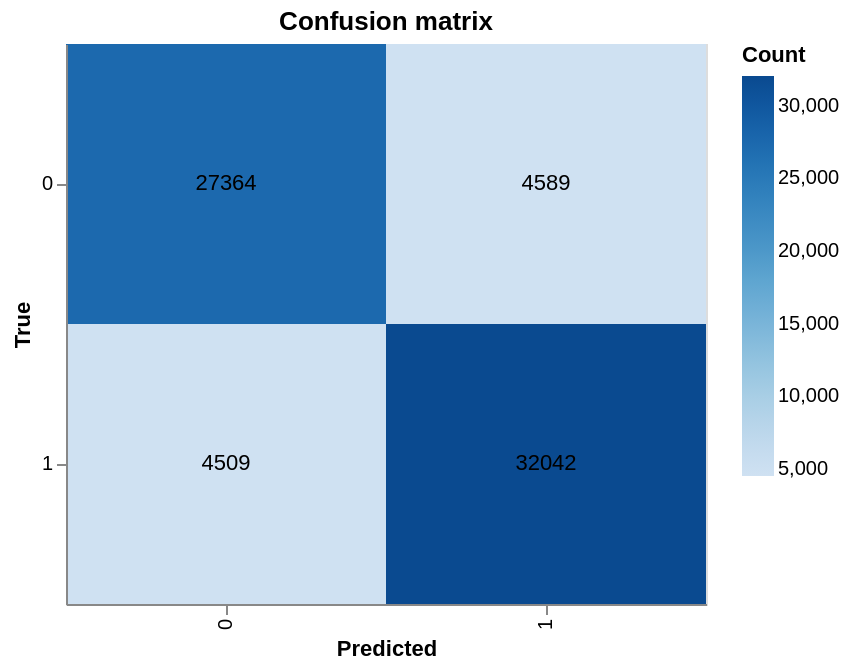

The notebook cell this image was saved under:
### Code cell
evaluate_keras_binary(lstm_model, X_test_lstm, y_test_lstm)

### Figure 1 — Vega-Lite specification as saved in the notebook (floating-point values rounded to 4 significant figures)
{"config": {"view": {"continuousWidth": 300, "continuousHeight": 300}}, "layer": [{"mark": {"type": "rect"}, "encoding": {"color": {"field": "Count", "scale": {"scheme": "blues"}, "type": "quantitative"}, "tooltip": [{"field": "True", "type": "nominal"}, {"field": "Predicted", "type": "nominal"}, {"field": "Count", "type": "quantitative"}], "x": {"field": "Predicted", "title": "Predicted", "type": "ordinal"}, "y": {"field": "True", "title": "True", "type": "ordinal"}}, "title": "Confusion matrix"}, {"mark": {"type": "text", "baseline": "middle", "fontSize": 11}, "encoding": {"text": {"field": "Count", "type": "quantitative"}, "x": {"field": "Predicted", "title": "Predicted", "type": "ordinal"}, "y": {"field": "True", "title": "True", "type": "ordinal"}}}], "data": {"name": "data-7295ffee46bf3dbb1fe7e9f50c99e6b8"}, "height": 280, "width": 320, "$schema": "https://vega.github.io/schema/vega-lite/v6.1.0.json", "datasets": {"data-7295ffee46bf3dbb1fe7e9f50c99e6b8": [{"True": "0", "Predicted": "0", "Count": 27364}, {"True": "0", "Predicted": "1", "Count": 4589}, {"True": "1", "Predicted": "0", "Count": 4509}, {"True": "1", "Predicted": "1", "Count": 32042}]}}
